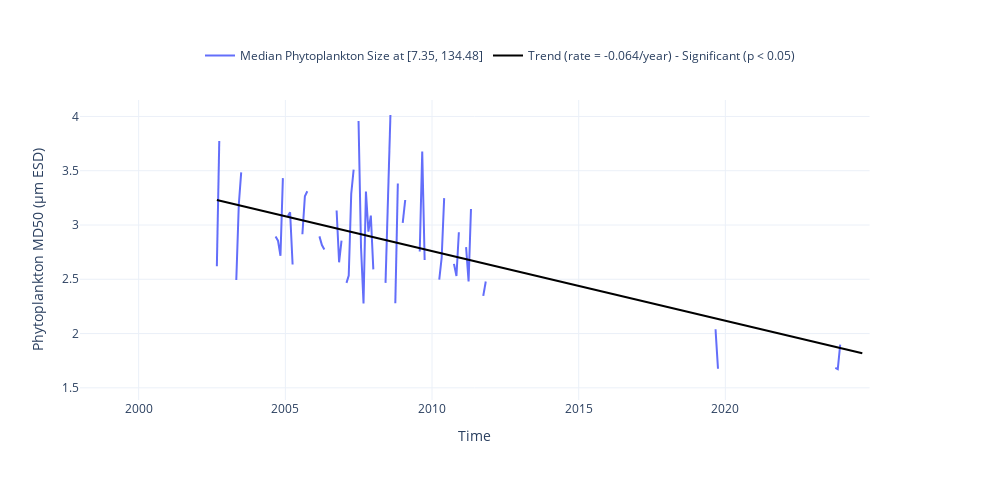

Here is the notebook cell this chart was saved with:
### Code cell
fig = plot_timeseries_interactive(dict_plot, trendline=True, scatter_dict = None, figsize = (25, 12),
                                 label_yaxes = 'Phytoplankton MD50 (µm ESD)');
